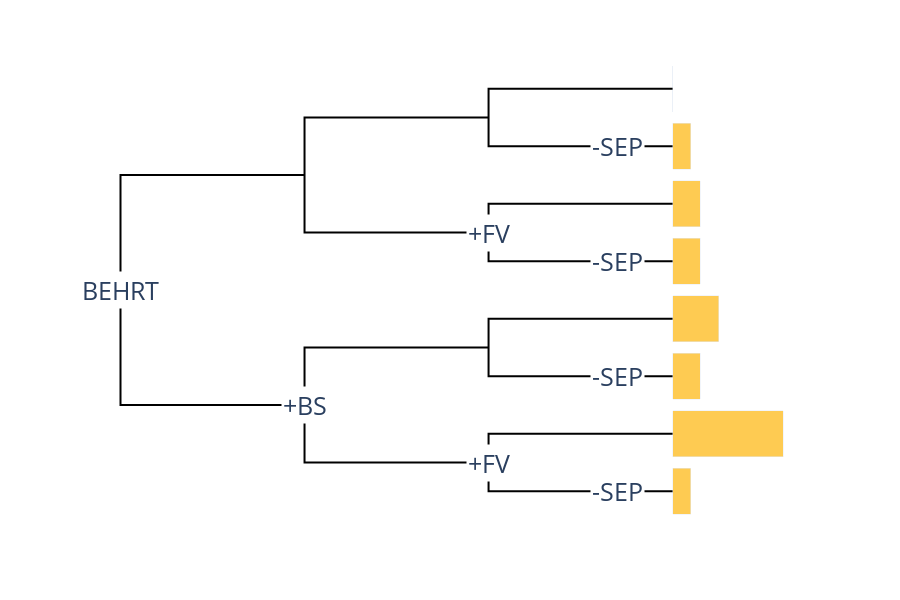

Write notebook code for a chart like this one.
### Code cell
fig = px.scatter()
fig.update_layout(
    height=600,
    plot_bgcolor="white",
    xaxis=dict(
        visible=False
    ),
    yaxis=dict(
        visible=False
    ),
    showlegend=False,
)

""" DATA """
x0 = 0
make_split(fig, 4, x0, 0, double=False, names=["BEHRT"])
make_split(fig, 2, x0+1, 4, double=True, names=["+BS"])
make_split(fig, 1, x0+2, 6, double=True, names=["+FV"])
make_split(fig, 1, x0+2, 2, double=True, names=["+FV"], bottom=False)
for x, y in zip([2.7]*4, [-7, -3, 1, 5]):
    fig.add_annotation(x=x, y=y, text="-SEP", showarrow=False, bgcolor="white", font=dict(size=25)),

bar_y = [7, 5, 3, 1, -1, -3, -5, -7]
results = {
    'FV0_BS0_SEP0': {'PR': (0.593, 0.015), 'ROC': (0.940, 0.007)},
    'FV0_BS0_SEP1': {'PR': (0.606, 0.032), 'ROC': (0.942, 0.007)},
    'FV0_BS1_SEP0': {'PR': (0.612, 0.021), 'ROC': (0.945, 0.002)},
    'FV0_BS1_SEP1': {'PR': (0.616, 0.025), 'ROC': (0.947, 0.006)},
    'FV1_BS0_SEP0': {'PR': (0.586, 0.005), 'ROC': (0.945, 0.004)},
    'FV1_BS0_SEP1': {'PR': (0.592, 0.023), 'ROC': (0.939, 0.007)},
    'FV1_BS1_SEP0': {'PR': (0.614, 0.019), 'ROC': (0.944, 0.005)},
    'FV1_BS1_SEP1': {'PR': (0.643, 0.011), 'ROC': (0.954, 0.006)}
}
chart_order = [
    "FV0_BS0_SEP1", 
    "FV0_BS0_SEP0", 
    "FV1_BS0_SEP1", 
    "FV1_BS0_SEP0", 
    "FV0_BS1_SEP1", 
    "FV0_BS1_SEP0", 
    "FV1_BS1_SEP1", 
    "FV1_BS1_SEP0"
]
rocs = [results[name]["ROC"][0]*50 for name in chart_order]
errors = [results[name]["ROC"][1] for name in chart_order]
diff = [r - rocs[0] for r in rocs]
abs_diff = [abs(d) for d in diff]

fig.add_trace(go.Bar(
    x=[3]*len(bar_y),
    y=bar_y,
    orientation="h",
    marker=dict(color="rgba(0,0,0,0)", line=dict(width=0))
))

fig.add_trace(go.Bar(
    x=[r for r in abs_diff],
    y=bar_y,
    orientation="h",
))


fig.update_layout(barmode="stack")

fig.show()

### Figure 1 — Plotly figure (JSON) as saved in the notebook; plotly's stock layout.template omitted (floating-point values rounded to 4 significant figures)
{"data": [{"hovertemplate": "<extra></extra>", "legendgroup": "", "marker": {"color": "#636efa", "symbol": "circle"}, "mode": "markers", "name": "", "orientation": "v", "showlegend": false, "type": "scatter", "xaxis": "x", "yaxis": "y"}, {"line": {"color": "black"}, "mode": "lines", "type": "scatter", "x": [1, 0, 0, 0, 1], "y": [-4, -4, 0, 4, 4]}, {"line": {"color": "black"}, "mode": "lines", "type": "scatter", "x": [2, 1, 1, 1, 2], "y": [2, 2, 4, 6, 6]}, {"line": {"color": "black"}, "mode": "lines", "type": "scatter", "x": [2, 1, 1, 1, 2], "y": [-6, -6, -4, -2, -2]}, {"line": {"color": "black"}, "mode": "lines", "type": "scatter", "x": [3, 2, 2, 2, 3], "y": [5, 5, 6, 7, 7]}, {"line": {"color": "black"}, "mode": "lines", "type": "scatter", "x": [3, 2, 2, 2, 3], "y": [-7, -7, -6, -5, -5]}, {"line": {"color": "black"}, "mode": "lines", "type": "scatter", "x": [3, 2, 2, 2, 3], "y": [1, 1, 2, 3, 3]}, {"line": {"color": "black"}, "mode": "lines", "type": "scatter", "x": [3, 2, 2, 2, 3], "y": [-3, -3, -2, -1, -1]}, {"marker": {"color": "rgba(0,0,0,0)", "line": {"width": 0}}, "orientation": "h", "type": "bar", "x": [3, 3, 3, 3, 3, 3, 3, 3], "y": [7, 5, 3, 1, -1, -3, -5, -7]}, {"orientation": "h", "type": "bar", "x": [0, 0.1, 0.15, 0.15, 0.25, 0.15, 0.6, 0.1], "y": [7, 5, 3, 1, -1, -3, -5, -7]}], "layout": {"annotations": [{"bgcolor": "white", "font": {"size": 25}, "showarrow": false, "text": "BEHRT", "x": 0, "y": 0}, {"bgcolor": "white", "font": {"size": 25}, "showarrow": false, "text": "+BS", "x": 1, "y": -4}, {"bgcolor": "white", "font": {"size": 25}, "showarrow": false, "text": "+FV", "x": 2, "y": -6}, {"bgcolor": "white", "font": {"size": 25}, "showarrow": false, "text": "+FV", "x": 2, "y": 2}, {"bgcolor": "white", "font": {"size": 25}, "showarrow": false, "text": "-SEP", "x": 2.7, "y": -7}, {"bgcolor": "white", "font": {"size": 25}, "showarrow": false, "text": "-SEP", "x": 2.7, "y": -3}, {"bgcolor": "white", "font": {"size": 25}, "showarrow": false, "text": "-SEP", "x": 2.7, "y": 1}, {"bgcolor": "white", "font": {"size": 25}, "showarrow": false, "text": "-SEP", "x": 2.7, "y": 5}], "barmode": "stack", "height": 600, "legend": {"tracegroupgap": 0}, "margin": {"t": 60}, "plot_bgcolor": "white", "showlegend": false, "xaxis": {"anchor": "y", "domain": [0, 1], "visible": false}, "yaxis": {"anchor": "x", "domain": [0, 1], "visible": false}}}
